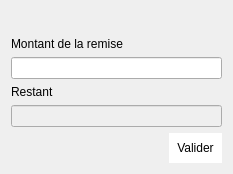
<?xml version="1.0" encoding="UTF-8"?>
<ui version="4.0">
 <class>Remise</class>
 <widget class="QDialog" name="Remise">
  <property name="geometry">
   <rect>
    <x>0</x>
    <y>0</y>
    <width>233</width>
    <height>171</height>
   </rect>
  </property>
  <property name="windowTitle">
   <string>Remise</string>
  </property>
  <layout class="QVBoxLayout" name="verticalLayout_3">
   <item>
    <layout class="QHBoxLayout" name="horizontalLayout">
     <item>
      <spacer name="horizontalSpacer">
       <property name="orientation">
        <enum>Qt::Horizontal</enum>
       </property>
       <property name="sizeHint" stdset="0">
        <size>
         <width>40</width>
         <height>20</height>
        </size>
       </property>
      </spacer>
     </item>
     <item>
      <widget class="QLabel" name="montant_facture">
       <property name="text">
        <string/>
       </property>
      </widget>
     </item>
     <item>
      <spacer name="horizontalSpacer_2">
       <property name="orientation">
        <enum>Qt::Horizontal</enum>
       </property>
       <property name="sizeHint" stdset="0">
        <size>
         <width>40</width>
         <height>20</height>
        </size>
       </property>
      </spacer>
     </item>
    </layout>
   </item>
   <item>
    <layout class="QVBoxLayout" name="verticalLayout_2">
     <item>
      <widget class="QLabel" name="label">
       <property name="text">
        <string>Montant de la remise</string>
       </property>
      </widget>
     </item>
     <item>
      <widget class="QLineEdit" name="a_payer"/>
     </item>
    </layout>
   </item>
   <item>
    <layout class="QVBoxLayout" name="verticalLayout">
     <item>
      <widget class="QLabel" name="label_2">
       <property name="text">
        <string>Restant</string>
       </property>
      </widget>
     </item>
     <item>
      <widget class="QLineEdit" name="reste">
       <property name="enabled">
        <bool>false</bool>
       </property>
      </widget>
     </item>
    </layout>
   </item>
   <item>
    <layout class="QHBoxLayout" name="horizontalLayout_2">
     <item>
      <spacer name="horizontalSpacer_3">
       <property name="orientation">
        <enum>Qt::Horizontal</enum>
       </property>
       <property name="sizeHint" stdset="0">
        <size>
         <width>40</width>
         <height>20</height>
        </size>
       </property>
      </spacer>
     </item>
     <item>
      <widget class="QPushButton" name="pushButton">
       <property name="styleSheet">
        <string notr="true">background-color:white;
padding:8px;
border:none;</string>
       </property>
       <property name="text">
        <string>Valider</string>
       </property>
      </widget>
     </item>
    </layout>
   </item>
  </layout>
 </widget>
 <resources/>
 <connections/>
</ui>
